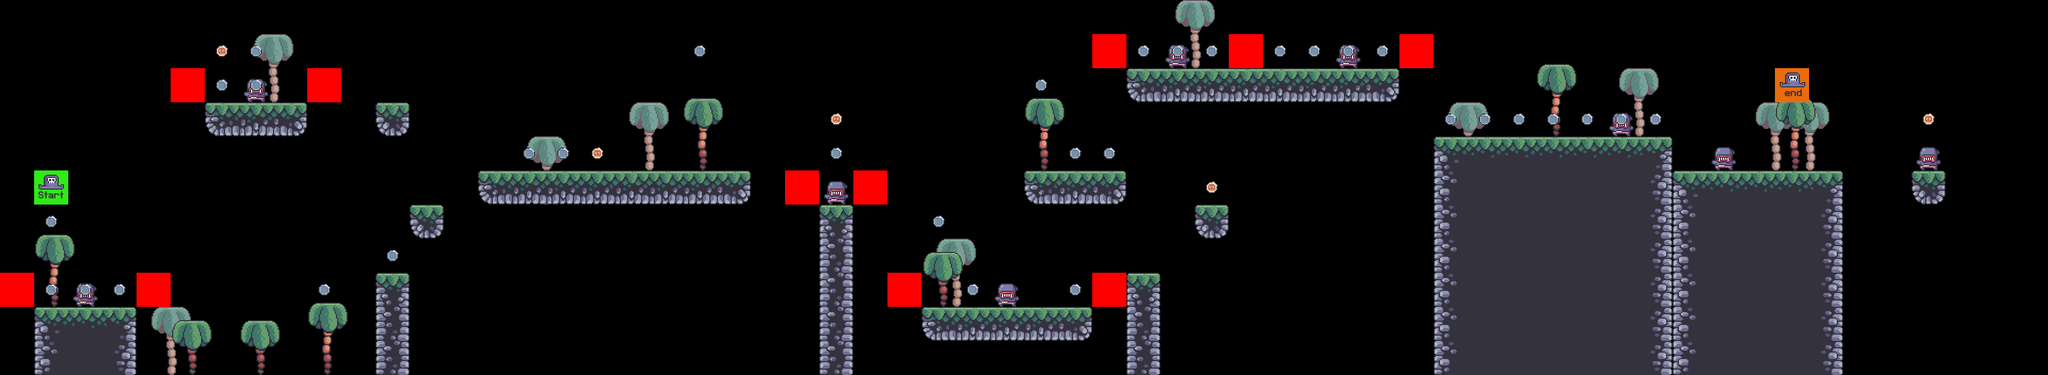

A level layout from a 2D game, rendered from its tile map. Below: a short description, then the map file with tile-grid data replaced by summaries:
An orthogonal 60x11 tile map with 64x64 px tiles, 9 tile layers (Bg_palms, Terrain, Crate, Grass, ...), 6 tilesets.

<map version="1.8" tiledversion="1.8.4" orientation="orthogonal" renderorder="right-down" width="60" height="11" tilewidth="64" tileheight="64" infinite="0" nextlayerid="10" nextobjectid="1">
 <tileset firstgid="1" source="Terrain.tsx" />
 <tileset firstgid="17" source="Palms.tsx" />
 <tileset firstgid="21" source="setup_tile_enemy.tsx" />
 <tileset firstgid="23" source="setup_tiles.tsx" />
 <tileset firstgid="25" source="Coin.tsx" />
 <tileset firstgid="27" source="crate.tsx" />
 <layer id="3" name="Bg_palms" width="60" height="11">
  <data>[660 cells, 10 non-empty, 1 distinct tile ids]</data>
 </layer>
 <layer id="1" name="Terrain" width="60" height="11">
  <data>[660 cells, 127 non-empty, 12 distinct tile ids]</data>
 </layer>
 <layer id="9" name="Crate" width="60" height="11">
  <data>[660 cells, 1 non-empty, 1 distinct tile ids]</data>
 </layer>
 <layer id="4" name="Grass" width="60" height="11">
  <data>[660 cells, 0 non-empty, 0 distinct tile ids]</data>
 </layer>
 <layer id="6" name="Enemies" width="60" height="11">
  <data>[660 cells, 9 non-empty, 1 distinct tile ids]</data>
 </layer>
 <layer id="8" name="Constraints" width="60" height="11">
  <data>[660 cells, 11 non-empty, 1 distinct tile ids]</data>
 </layer>
 <layer id="2" name="Fg_palms" width="60" height="11">
  <data>[660 cells, 9 non-empty, 2 distinct tile ids]</data>
 </layer>
 <layer id="7" name="Coin" width="60" height="11">
  <data>[660 cells, 38 non-empty, 2 distinct tile ids]</data>
 </layer>
 <layer id="5" name="Player" width="60" height="11">
  <data>[660 cells, 2 non-empty, 2 distinct tile ids]</data>
 </layer>
</map>
